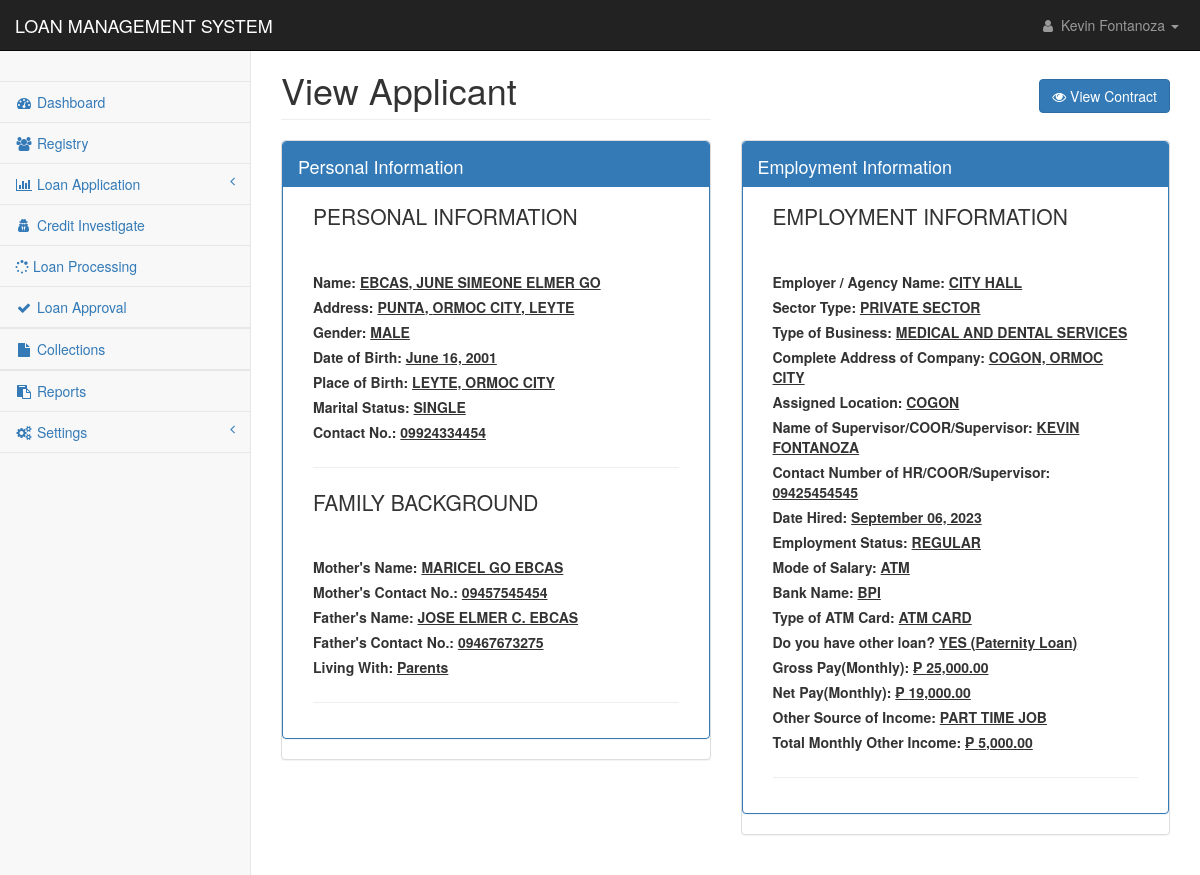
Screenshot of /pages/registry_applicant_view.php?id=AMG0010000001 (signed in) with the database file from the repository.
### tables this page shows
CREATE TABLE `applicants_personal` (
  `applicant_id` int(11) NOT NULL,
  `applicant_code` text NOT NULL,
  `firstname` text NOT NULL,
  `middlename` text NOT NULL,
  `lastname` text NOT NULL,
  `suffix` text NOT NULL,
  `nickname` text NOT NULL,
  `age` text NOT NULL,
  `gender` text NOT NULL,
  `contact1` text NOT NULL,
  `mstatus` text NOT NULL,
  `dob1` date NOT NULL,
  `pob1` text NOT NULL,
  `block1` text NOT NULL,
  `street1` text NOT NULL,
  `phase1` text NOT NULL,
  `brgy1` text NOT NULL,
  `city1` text NOT NULL,
  `province1` text NOT NULL,
  `map_url` text NOT NULL,
  `residence1` text NOT NULL,
  `lwith1` text NOT NULL,
  `block2` text NOT NULL,
  `street2` text NOT NULL,
  `phase2` text NOT NULL,
  `brgy2` text NOT NULL,
  `city2` text NOT NULL,
  `province2` text NOT NULL,
  `residence2` text NOT NULL,
  `lwith2` text NOT NULL,
  `mothername` text NOT NULL,
  `mothercon` text NOT NULL,
  `fathername` text NOT NULL,
  `fathercon` text NOT NULL,
  `file` text NOT NULL,
  `date_encoded` date NOT NULL
);

CREATE TABLE `applicants_work` (
  `work_id` int(11) NOT NULL,
  `applicant_code` text NOT NULL,
  `employer` text NOT NULL,
  `sector_type` text NOT NULL,
  `tob` text NOT NULL,
  `com_address` text NOT NULL,
  `a_location` text NOT NULL,
  `sup_name` text NOT NULL,
  `hr_number` text NOT NULL,
  `date_hired` date NOT NULL,
  `e_status` text NOT NULL,
  `m_salary` text NOT NULL,
  `bank_name` text NOT NULL,
  `atm_card` text NOT NULL,
  `loan` text NOT NULL,
  `monthly_salary` text NOT NULL,
  `monthly_gross` text NOT NULL,
  `other_source` text NOT NULL,
  `specify` text NOT NULL,
  `max_loanable_amt` float NOT NULL,
  `date_encoded` date NOT NULL
);

### config/conn.php (called while the page is built, shortened)
<?php
class DatabaseConnection
{
    public function connect()
    {
        $conn = new mysqli(DB_HOST,DB_USER,DB_PASSWORD,DB_DATABASE);
        return $this->conn = $conn;
    }
}
?>

### controller/reg_app.php (called while the page is built, shortened)
<?php
require_once('../config/conn.php');
class Registry extends DatabaseConnection {
        function checkId($id, $table){
            return 0;
        }
        function displayData($id){
            $spouse = $this->checkId($id, 'applicants_spouse');
            if($spouse == 1){
                $sql ="SELECT * FROM applicants_personal
                INNER JOIN applicants_work ON applicants_personal.applicant_code = applicants_work.applicant_code
                INNER JOIN applicants_spouse ON applicants_personal.applicant_code = applicants_spouse.applicant_code
                WHERE applicants_personal.applicant_code = '$id'";
                return mysqli_query($this->connect(), $sql);
            }else{
                $sql ="SELECT * FROM applicants_personal
                INNER JOIN applicants_work ON applicants_personal.applicant_code = applicants_work.applicant_code
                WHERE applicants_personal.applicant_code = '$id'";
                return mysqli_query($this->connect(), $sql);
            }
        }
    }
?>

### pages/registry_applicant_view.php (the view, shortened to what this page needs)
<?php
include('../config/conn.php');
require "../controller/reg_app.php";
if(isset($_GET['id'])){
    $id = $_GET['id'];
}else{
    header('location:reg_applicantion.php');
}
if($_SESSION['user_id']){
?>
<!DOCTYPE html>
<html lang="en">
<head>
    <link href="../css/bootstrap.min.css" rel="stylesheet">
    <link href="../css/metisMenu.min.css" rel="stylesheet">
    <link href="../css/startmin.css" rel="stylesheet">
    <link href="../css/font-awesome.min.css" rel="stylesheet" type="text/css">
</head>
<body>
    <div id="wrapper">
        <?php include('nav.php');?>
        <div id="page-wrapper">
            <div class="container-fluid">
                <div class="row">
                    <div class="col-lg-6">
                        <h1 class="page-header">View Applicant</h1>
                    </div>
                    <div class="col-lg-6 text-right">
                        <br>
                        <h1> <a href="contract_signing.php?id=<?= $id ?>&cn=<?= $cn ?>" class="btn btn-primary"><i
                                    class="fa fa-eye"></i> View Contract</a></h1>
                    </div>
                </div>
                <div class="row">
                    <div class="col-lg-6">
                        <div class="panel tabbed-panel panel-default">
                            <div class="panel panel-primary">
                                <div class="panel-heading">
                                    <h4>
                                        Personal Information
                                    </h4>
                                </div>
                                <div id="collapseOne" class="panel-collapse collapse in">
                                    <div class="panel-body">
                                        <?php
                                           $view = new Registry();
                                           $result = $view->displayData($id);
                                            foreach($result as $key => $row){
                                        ?>
                                        <div class="col-lg-12">
                                            <p class="lead">PERSONAL INFORMATION</p><br>
                                        </div>
                                        <div class="col-lg-12"><label>Name:
                                                <u><?php echo $row['lastname'].", ".$row['firstname']." ".$row['middlename']." ".$row['suffix'];?>
                                                    </h4></label></div>
                                        <div class="col-lg-12"><label>Address:
                                                <u><?php echo $row['brgy1'].", ".$row['city1'].", ".$row['province1'];?></label>
                                        </div>
                                        <div class="col-lg-12"><label>Gender:
                                                <u><?php echo strtoupper($row['gender'])?></label>
                                        </div>
                                        <div class="col-lg-12"><label>Date of Birth:
                                                <u><?php echo date('F d, Y',strtotime($row['dob1'])) ?></label></div>
                                        <div class="col-lg-12"><label>Place of Birth:
                                                <u><?php echo $row['pob1']?></label></div>
                                        <div class="col-lg-12"><label>Marital Status:
                                                <u><?php echo strtoupper($row['mstatus'])?></label></div>
                                        <div class="col-lg-12"><label>Contact No.:
                                                <u><?php echo $row['contact1']?></label></div>
                                        <div class="col-lg-12">
                                            <hr>
                                        </div>
                                        <div class="col-lg-12">
                                            <p class="lead">FAMILY BACKGROUND</p><br>
                                        </div>
                                        <div class="col-lg-12"><label>Mother's Name:
                                                <u><?php echo $row['mothername']?></label></div>
                                        <div class="col-lg-12"><label>Mother's Contact No.:
                                                <u><?php echo $row['mothercon']?></label></div>
                                        <div class="col-lg-12"><label>Father's Name:
                                                <u><?php echo $row['fathername']?></label></div>
                                        <div class="col-lg-12"><label>Father's Contact No.:
                                                <u><?php echo $row['fathercon']?></label></div>
                                        <div class="col-lg-12"><label>Living With:
                                                <u><?php echo $row['lwith1']?></label></div>
                                        <div class="col-lg-12">
                                            <hr>
                                        </div>
                                    </div>
                                </div>
                            </div>
                        </div>
                    </div>
                    <?php if($row['employer'] != ""){?>
                    <div class="col-lg-6">
                        <div class="panel tabbed-panel panel-default">
                            <div class="panel panel-primary">
                                <div class="panel-heading">
                                    <h4>
                                        Employment Information
                                    </h4>
                                </div>
                                <div id="collapseOne" class="panel-collapse collapse in">
                                    <div class="panel-body">
                                        <div class="col-lg-12">
                                            <p class="lead">EMPLOYMENT INFORMATION</p><br>
                                        </div>
                                        <div class="col-lg-12"><label>Employer / Agency Name:
                                                <u><?php echo $row['employer']?></label></div>
                                        <div class="col-lg-12"><label>Sector Type:
                                                <u><?php echo strtoupper($row['sector_type'])?></label></div>
                                        <div class="col-lg-12"><label>Type of Business:
                                                <u><?php echo strtoupper($row['tob'])?></label></div>
                                        <div class="col-lg-12"><label>Complete Address of Company:
                                                <u><?php echo $row['com_address']?></label></div>
                                        <div class="col-lg-12"><label>Assigned Location:
                                                <u><?php echo $row['a_location']?></label></div>
                                        <div class="col-lg-12"><label>Name of Supervisor/COOR/Supervisor:
                                                <u><?php echo $row['sup_name']?></label></div>
                                        <div class="col-lg-12"><label>Contact Number of HR/COOR/Supervisor:
                                                <u><?php echo $row['hr_number']?></label></div>
                                        <div class="col-lg-12"><label>Date Hired:
                                                <u><?php echo ($row['date_hired'] == "0000-00-00") ? $row['date_hired'] : date('F d, Y',strtotime($row['date_hired']));  ?>
                                        </div>
                                        <div class="col-lg-12"><label>Employment Status:
                                                <u><?php echo $row['e_status'];?></label></div>
                                        <div class="col-lg-12"><label>Mode of Salary:
                                                <u><?php echo $row['m_salary'];?></label></div>
                                        <div class="col-lg-12"><label>Bank Name:
                                                <u><?php echo $row['bank_name'];?></label></div>
                                        <div class="col-lg-12"><label>Type of ATM Card:
                                                <u><?php echo $row['atm_card'];?></label></div>
                                        <div class="col-lg-12"><label>Do you have other loan?
                                                <u><?php
                                                $exploan =  explode("-", $row['loan']);
                                                if(count($exploan) > 1){
                                                    echo strtoupper($exploan[0]).' ('.$exploan[1].')';
                                                }else{
                                                    echo strtoupper($exploan[0]);
                                                }
                                                ?></label></div>
                                        <div class="col-lg-12"><label>Gross Pay(Monthly):
                                                <u><?php  echo  "₱ ".number_format(floatval($row['monthly_gross']),2);?></label>
                                        </div>
                                        <div class="col-lg-12"><label>Net Pay(Monthly):
                                                <u><?php  echo  "₱ ".number_format(floatval($row['monthly_salary']),2);?></label>
                                        </div>
                                        <div class="col-lg-12"><label>Other Source of Income:
                                                <u><?php echo strtoupper($row['specify']);?></label></div>
                                        <div class="col-lg-12"><label>Total Monthly Other Income:
                                                <u><?php echo  "₱ ".number_format(floatval($row['other_source']),2);?></label>
                                        </div>
                                        <div class="col-lg-12">
                                            <hr>
                                        </div>
                                    </div>
                                </div>
                            </div>
                        </div>
                    </div>
                    <?php
                            }
                        }
                    ?>
                </div>
                <br>
            </div>
        </div>
    </div>
</body>
</html>
<?php
}else{
    header('location: index.php');
}
?>

### css/startmin.css (style rules this page uses)
body { background-color: #f8f8f8; }
#wrapper { width: 100%; }
#page-wrapper { padding-top: 30px; min-height: 568px; background-color: #fff; }
@media (min-width:768px) { #page-wrapper { position: inherit; margin-left: 250px; padding: 30px 15px 0 15px; border-left: 1px solid #e7e7e7; } }
.panel.tabbed-panel .panel-heading { padding-top: 5px; padding-right: 5px; padding-bottom: 0; }

### rows the page displays
applicants_personal: lastname "EBCAS", firstname "JUNE SIMEONE ELMER", middlename "GO", brgy1 "PUNTA", city1 "ORMOC CITY", province1 "LEYTE", gender "MALE", dob1 "June 16, 2001", pob1 "LEYTE, ORMOC CITY", mstatus "SINGLE", contact1 "09924334454", mothername "MARICEL GO EBCAS", mothercon "09457545454", fathername "JOSE ELMER C. EBCAS", fathercon "09467673275", lwith1 "Parents", applicants_work.employer "CITY HALL", applicants_work.sector_type "PRIVATE SECTOR", applicants_work.tob "MEDICAL AND DENTAL SERVICES", applicants_work.com_address "COGON, ORMOC CITY", applicants_work.a_location "COGON", applicants_work.sup_name "KEVIN FONTANOZA", applicants_work.hr_number "09425454545", applicants_work.date_hired "September 06, 2023", applicants_work.e_status "REGULAR", applicants_work.m_salary "ATM", applicants_work.bank_name "BPI", applicants_work.atm_card "ATM CARD", applicants_work.loan "YES", applicants_work.loan "Paternity Loan", applicants_work.monthly_gross "25,000.00", applicants_work.monthly_salary "19,000.00", applicants_work.specify "PART TIME JOB", applicants_work.other_source "5,000.00"

### other values shown
$_SESSION['name'] "Kevin Fontanoza"
